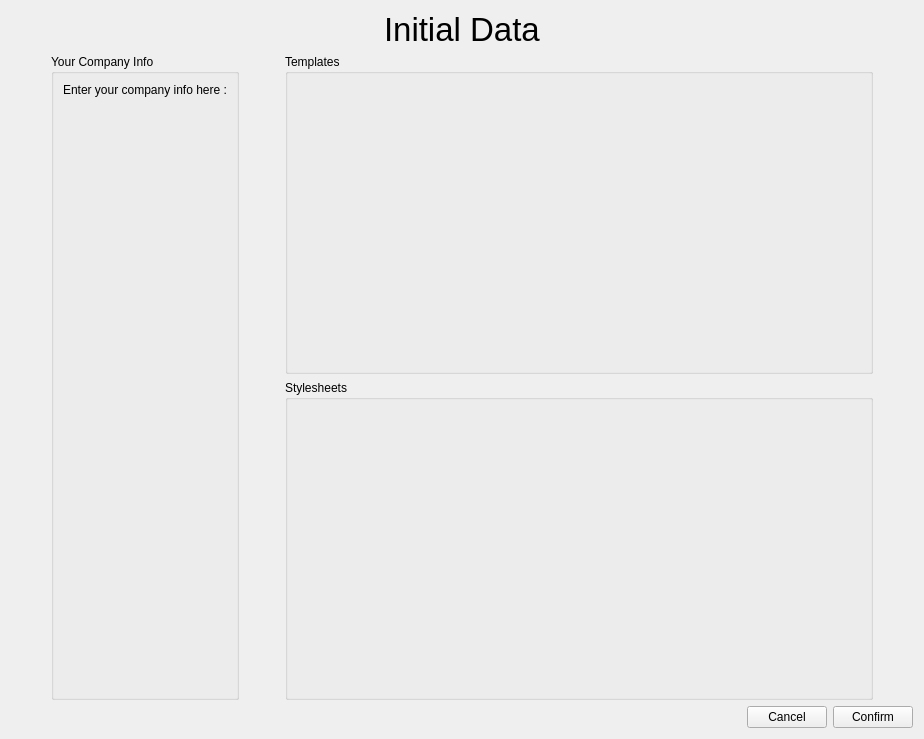
<?xml version="1.0" encoding="UTF-8"?>
<ui version="4.0">
 <class>CreatePage</class>
 <widget class="QWidget" name="CreatePage">
  <property name="geometry">
   <rect>
    <x>0</x>
    <y>0</y>
    <width>924</width>
    <height>739</height>
   </rect>
  </property>
  <property name="windowTitle">
   <string>Form</string>
  </property>
  <layout class="QVBoxLayout" name="verticalLayout_3">
   <item>
    <layout class="QHBoxLayout" name="horizontalLayout_4">
     <item>
      <spacer name="horizontalSpacer_6">
       <property name="orientation">
        <enum>Qt::Horizontal</enum>
       </property>
       <property name="sizeHint" stdset="0">
        <size>
         <width>40</width>
         <height>20</height>
        </size>
       </property>
      </spacer>
     </item>
     <item>
      <widget class="QLabel" name="label_6">
       <property name="font">
        <font>
         <pointsize>25</pointsize>
        </font>
       </property>
       <property name="text">
        <string>Initial Data</string>
       </property>
      </widget>
     </item>
     <item>
      <spacer name="horizontalSpacer_7">
       <property name="orientation">
        <enum>Qt::Horizontal</enum>
       </property>
       <property name="sizeHint" stdset="0">
        <size>
         <width>40</width>
         <height>20</height>
        </size>
       </property>
      </spacer>
     </item>
    </layout>
   </item>
   <item>
    <layout class="QHBoxLayout" name="horizontalLayout">
     <item>
      <spacer name="horizontalSpacer_3">
       <property name="orientation">
        <enum>Qt::Horizontal</enum>
       </property>
       <property name="sizeType">
        <enum>QSizePolicy::Fixed</enum>
       </property>
       <property name="sizeHint" stdset="0">
        <size>
         <width>40</width>
         <height>20</height>
        </size>
       </property>
      </spacer>
     </item>
     <item>
      <widget class="QGroupBox" name="groupBox">
       <property name="title">
        <string>Your Company Info</string>
       </property>
       <layout class="QVBoxLayout" name="verticalLayout_2">
        <item>
         <widget class="QLabel" name="messageLabel">
          <property name="text">
           <string>Enter your company info here :</string>
          </property>
         </widget>
        </item>
        <item>
         <widget class="CompanyDetailsWidget" name="addressWidget" native="true"/>
        </item>
        <item>
         <spacer name="verticalSpacer_3">
          <property name="orientation">
           <enum>Qt::Vertical</enum>
          </property>
          <property name="sizeHint" stdset="0">
           <size>
            <width>20</width>
            <height>40</height>
           </size>
          </property>
         </spacer>
        </item>
       </layout>
      </widget>
     </item>
     <item>
      <spacer name="horizontalSpacer_4">
       <property name="orientation">
        <enum>Qt::Horizontal</enum>
       </property>
       <property name="sizeType">
        <enum>QSizePolicy::Fixed</enum>
       </property>
       <property name="sizeHint" stdset="0">
        <size>
         <width>40</width>
         <height>20</height>
        </size>
       </property>
      </spacer>
     </item>
     <item>
      <layout class="QVBoxLayout" name="verticalLayout">
       <item>
        <widget class="QGroupBox" name="groupBox_3">
         <property name="sizePolicy">
          <sizepolicy hsizetype="Expanding" vsizetype="Preferred">
           <horstretch>0</horstretch>
           <verstretch>0</verstretch>
          </sizepolicy>
         </property>
         <property name="title">
          <string>Templates</string>
         </property>
         <layout class="QVBoxLayout" name="verticalLayout_5">
          <item>
           <widget class="DataHandlerWidget" name="templatesDataWidget" native="true"/>
          </item>
         </layout>
        </widget>
       </item>
       <item>
        <widget class="QGroupBox" name="groupBox_2">
         <property name="sizePolicy">
          <sizepolicy hsizetype="Expanding" vsizetype="Preferred">
           <horstretch>0</horstretch>
           <verstretch>0</verstretch>
          </sizepolicy>
         </property>
         <property name="title">
          <string>Stylesheets</string>
         </property>
         <layout class="QVBoxLayout" name="verticalLayout_4">
          <item>
           <widget class="DataHandlerWidget" name="stylesheetsDataWidget" native="true"/>
          </item>
         </layout>
        </widget>
       </item>
      </layout>
     </item>
     <item>
      <spacer name="horizontalSpacer_9">
       <property name="orientation">
        <enum>Qt::Horizontal</enum>
       </property>
       <property name="sizeType">
        <enum>QSizePolicy::Fixed</enum>
       </property>
       <property name="sizeHint" stdset="0">
        <size>
         <width>40</width>
         <height>20</height>
        </size>
       </property>
      </spacer>
     </item>
    </layout>
   </item>
   <item>
    <layout class="QHBoxLayout" name="horizontalLayout_5">
     <item>
      <spacer name="horizontalSpacer_8">
       <property name="orientation">
        <enum>Qt::Horizontal</enum>
       </property>
       <property name="sizeHint" stdset="0">
        <size>
         <width>40</width>
         <height>20</height>
        </size>
       </property>
      </spacer>
     </item>
     <item>
      <widget class="QPushButton" name="cancelButton">
       <property name="text">
        <string>Cancel</string>
       </property>
      </widget>
     </item>
     <item>
      <widget class="QPushButton" name="confirmButton">
       <property name="text">
        <string>Confirm</string>
       </property>
      </widget>
     </item>
    </layout>
   </item>
  </layout>
 </widget>
 <customwidgets>
  <customwidget>
   <class>DataHandlerWidget</class>
   <extends>QWidget</extends>
   <header>ui/DataHandlerWidget.h</header>
   <container>1</container>
  </customwidget>
  <customwidget>
   <class>CompanyDetailsWidget</class>
   <extends>QWidget</extends>
   <header>ui/CompanyDetailsWidget.h</header>
   <container>1</container>
  </customwidget>
 </customwidgets>
 <resources/>
 <connections/>
</ui>
